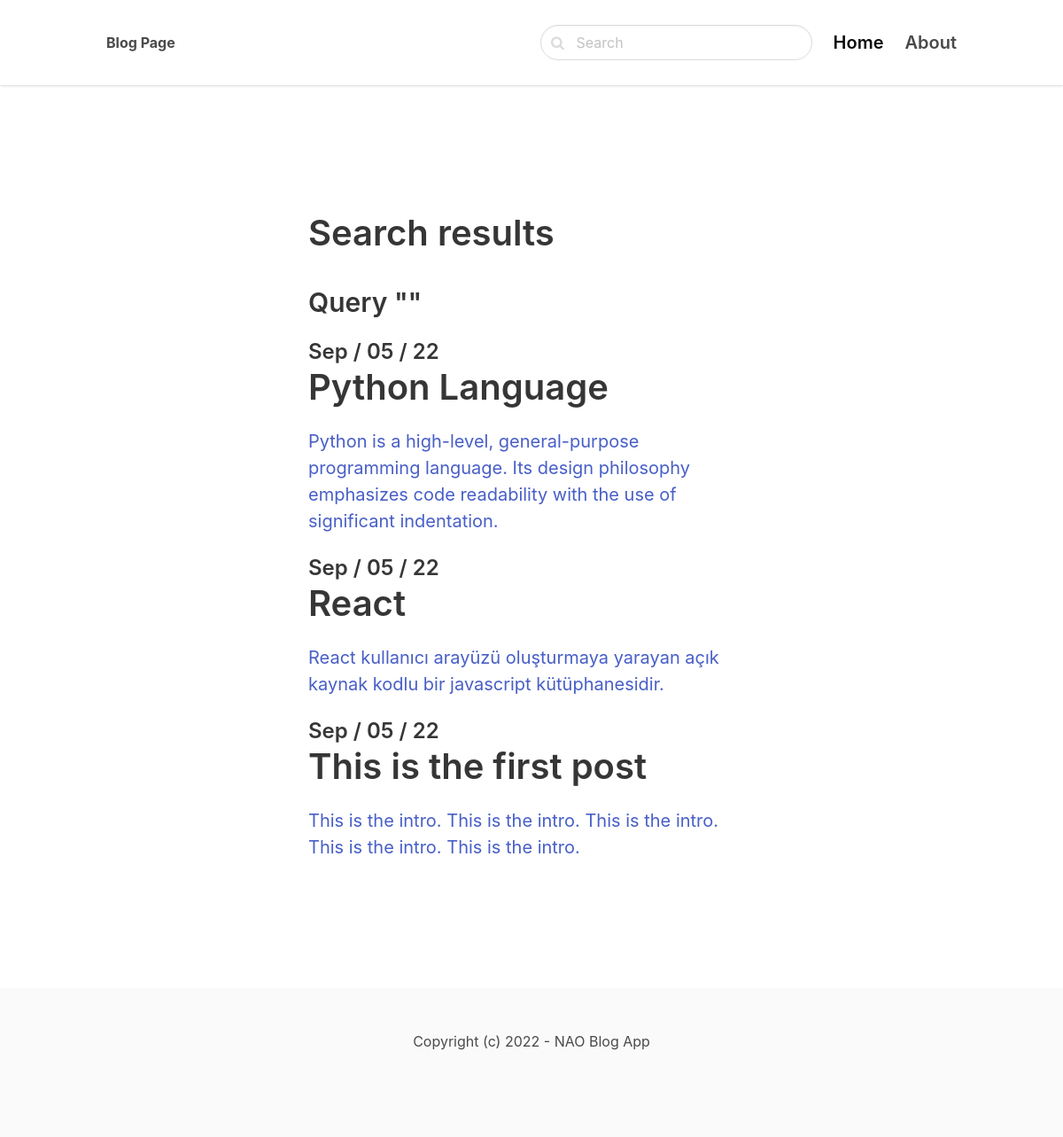
The app's page /search/ with its own data.
### blogapp/models.py (models this page shows, shortened)
class Post(models.Model):
    ACTIVE = 'active'
    DRAFT = 'draft'
    CHOICES_STATUS = (
        (ACTIVE, 'Active'),
        (DRAFT, 'Draft')
    )
    category = models.ForeignKey(Category, related_name = "posts", on_delete = models.CASCADE)
    title = models.CharField(max_length=255)
    slug = models.SlugField()
    intro = models.TextField()
    body = models.TextField()
    created_at = models.DateTimeField(auto_now_add=True)
    status = models.CharField(max_length=10, choices=CHOICES_STATUS, default=ACTIVE)
    image = models.ImageField(upload_to='uploads/', blank=True, null=True)
    class Meta:
        ordering = ('-created_at',)

### blogapp/views.py (the view)
# urls.py: path('search/', views.search, name='search'),
def search(request):
    query = request.GET.get('query', '')
    posts = Post.objects.filter(status=Post.ACTIVE).filter(Q(title__icontains=query) | Q(intro__icontains=query) | Q(body__icontains=query))
    return render(request, 'blogapp/search.html', {'posts': posts, 'query': query})

### blogapp/templates/blogapp/search.html (shortened to what this page needs)
{% extends 'core/base.html' %}
{% block content %}
    <section class="hero">
        <div class="hero-body">
            <div class="container">
                <section class="section">
                    <div class="columns">
                        <div class="column is-8 is-offset-2">
                            <div class="content is-medium">
                                <h1>Search results</h1>
                                <h3>Query "{{ query }}"</h3>
                            </div>
                            {% for post in posts %}
                                <div class="content is-medium">
                                    <a href="{% url 'post_detail' post.category.slug post.slug %}">
                                        <h2 class="subtitle is-4">{{ post.created_at|date:'M / d / y' }}</h2>
                                        <h1 class="title">{{ post.title }}</h1>
                                        <p>{{ post.intro }}</p>
                                    </a>
                                </div>
                            {% empty %}
                                <div class="content">
                                    <p>No result for the given query...</p>
                                </div>
                            {% endfor %}
                        </div>
                    </div>
                </section>
            </div>
        </div>
    </section>
{% endblock %}

### records on screen
Post: created_at "Sep / 05 / 22", title "Python Language", intro "Python is a high-level, general-purpose programming language. Its design philosophy emphasizes code readability with the use of significant indentation."
Post: created_at "Sep / 05 / 22", title "React", intro "React kullanıcı arayüzü oluşturmaya yarayan açık kaynak kodlu bir javascript kütüphanesidir."
Post: created_at "Sep / 05 / 22", title "This is the first post", intro "This is the intro. This is the intro. This is the intro. This is the intro. This is the intro."
